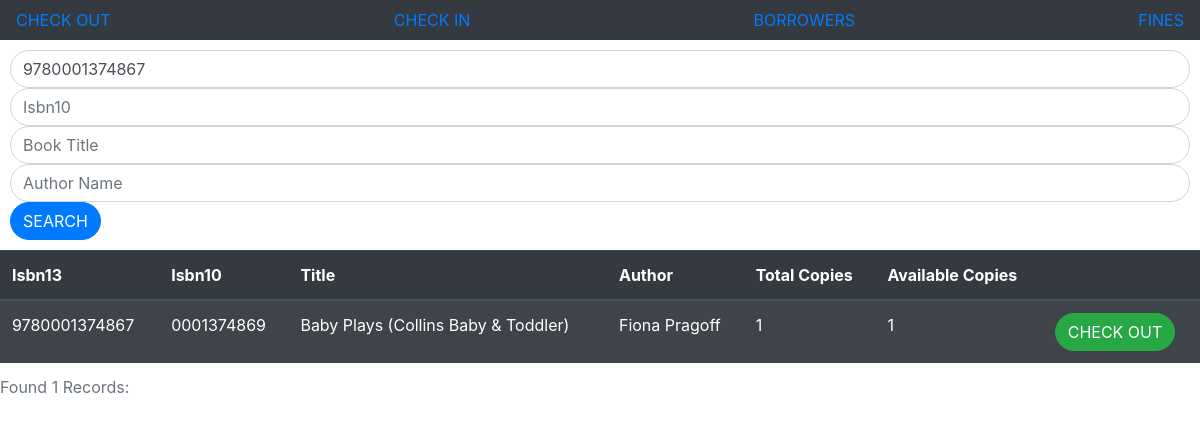
The page /davisdb/index.php?bookID=9780001374867 on the database its author committed.
### tables this page shows
CREATE TABLE `book` (
  `Isbn13` varchar(13) NOT NULL,
  `Isbn10` varchar(10) DEFAULT NULL,
  `Title` varchar(255) DEFAULT NULL,
  `Copies` int(10) NOT NULL DEFAULT '1',
  PRIMARY KEY (`Isbn13`)
);

### davisdb/index.php (the view, shortened to what this page needs)
<!DOCTYPE html>
<html lang="en">
<head>
    <link rel="stylesheet" href="https://stackpath.bootstrapcdn.com/bootstrap/4.3.1/css/bootstrap.min.css">
</head>
<body>
<nav class="navbar navbar-dark bg-dark">
        <a href='index.php' target='body'>CHECK OUT</a>
        <a href='checkIn.php' target='body'>CHECK IN</a>
        <a href='borrowers.php' target='body'>BORROWERS</a>
        <a href='fines.php' target='body'>FINES</a>
</nav>
<?php
if (isset($_GET['bookID']) || isset($_GET['bookID10']) ||isset($_GET['bookTitle']) || isset($_GET['bookAuthor']))
{
	if (isset($_GET['bookID']))
		$bookID=$_GET['bookID'];
	else
		$bookID='';
	if (isset($_GET['bookID10']))
		$bookID10=$_GET['bookID10'];
	else
		$bookID10='';
	if (isset($_GET['bookTitle']))
		$bookTitle=$_GET['bookTitle'];
	else
		$bookTitle='';
	if (isset($_GET['bookAuthor']))
		$bookAuthor=$_GET['bookAuthor'];
	else
		$bookAuthor='';
?>
	<form style="margin: 10px" action="index.php" method="get">
            <div><div><input type="text" name="bookID" class="form-control rounded-pill" placeholder="Isbn13" value="<?php echo $bookID?>"></div></div>
            <div><div><input type="text" name="bookID10" class="form-control rounded-pill" placeholder="Isbn10" value="<?php echo $bookID10?>"></div></div>
            <div><div><input type="text" name="bookTitle" class="form-control rounded-pill" placeholder="Book Title" value="<?php echo $bookTitle?>"></div></div>
            <div><div><input type="text" name="bookAuthor" class="form-control rounded-pill" placeholder="Author Name" value="<?php echo $bookAuthor?>"></div></div>
            <button type="submit" class="btn btn-primary rounded-pill">SEARCH</button>
    </form>
<?php
	include('config.php');
	$query= "SELECT BOOK.Isbn13, Isbn10, Title, GROUP_CONCAT(Name) AS Name, Copies FROM BOOK, BOOK_AUTHOR, AUTHOR WHERE BOOK.Isbn13 = BOOK_AUTHOR.Isbn13 AND BOOK_AUTHOR.Author_id = AUTHOR.Author_id AND BOOK.Isbn13 LIKE '%" . $bookID . "%' AND  BOOK.Isbn10 LIKE '%" . $bookID10 . "%'AND BOOK.Title LIKE '%" . $bookTitle . "%' AND AUTHOR.Name LIKE '%" . $bookAuthor . "%' GROUP BY BOOK.Isbn13, Isbn10, Title, Copies";
	$res= mysqli_query($conn,$query);
	$row = mysqli_num_rows($res);
	if($row>0){
?>
  	<table class="table table-striped table-dark">
        <caption>Found <?php echo $row;?> Records:</caption>
    <thead>
            <tr>
                <th>Isbn13</th>
                <th>Isbn10</th>
                <th>Title</th>
                <th>Author</th>
                <th>Total Copies</th>
                <th>Available Copies</th>
                <th></th>
            </tr>
        </thead>
        <tbody>
<?php
	while($resArray=mysqli_fetch_array($res))
	{
		$query1 = "SELECT * FROM BOOK_LOANS WHERE Isbn13 LIKE '" . $resArray['Isbn13'] . "' AND Date_in='0000-00-00'";
		$res1= mysqli_query($conn,$query1);
		$checkedOut = mysqli_num_rows($res1);
?>
     	<tr>
            <td><?php echo $resArray['Isbn13']; ?></td>
            <td><?php echo $resArray['Isbn10']; ?></td>
            <td><?php echo $resArray['Title']; ?></td>
            <td><?php echo $resArray['Name']; ?></td>
            <td><?php echo $resArray['Copies']; ?></td>
            <td><?php echo $resArray['Copies'] - $checkedOut; ?></td>
            <td>
            	<?php if(($resArray['Copies'] - $checkedOut) >0){
					?>
            		<button class="btn btn-success rounded-pill" type="button" id="<?php echo $resArray['Isbn13'];?>" findbookID="<?php echo $resArray['Isbn13']; ?>" onClick="checkout(this.id)">CHECK OUT</button>
            <?php
					        }
					  else{
		       ?>
					  <button class="disable btn btn-danger rounded-pill" type="button" disabled id="<?php echo $resArray['Isbn13'];?>"  findbookID="<?php echo $resArray['Isbn13']; ?>"  onClick="checkout(this.id)">CHECK OUT</button>
			<?php
                      }
			?>
            </td>
		</tr>
<?php
    }
?>
		</tbody>
	</table>
<?php
 }
	else{
?>
        <p class="g4 alert alert-danger" role="alert">No records found.</p>
<?php
	  }
}
?>
</body>
</html>

### rows shown on the page
book: Isbn13 "9780001374867", Isbn10 "0001374869", Title "Baby Plays (Collins Baby & Toddler)", Name "Fiona Pragoff", Copies "1", $resArray['Copies']-$checkedOut "1"

### other values the page prints
$row "1"
